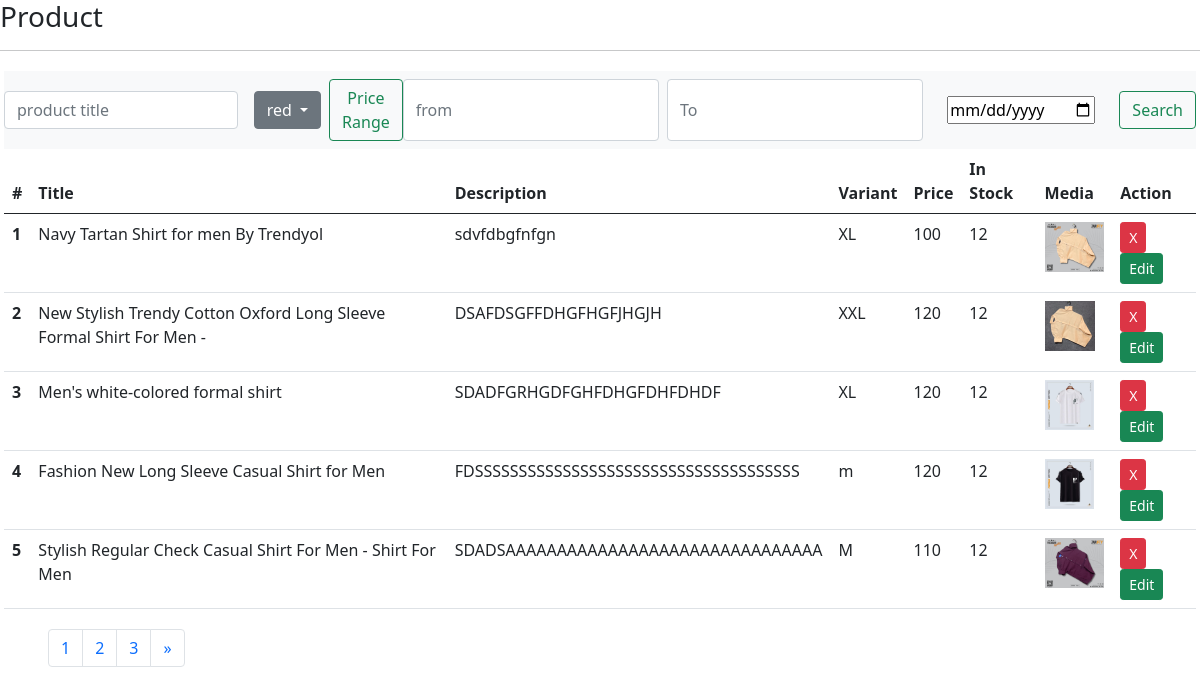
Page /productlist/ on the committed database.
### ovi/models.py (models this page shows, shortened)
class Product(models.Model):
    name = models.CharField(max_length=255)
    sku = models.IntegerField()
    description = models.TextField(max_length=255)
    photo = models.ImageField(upload_to="image")
    size = models.CharField(max_length=1  )
    price = models.IntegerField()
    stock = models.IntegerField()
    created_at = models.DateTimeField(auto_now_add=True)
    class Meta:
        ordering = ('-created_at', )

### ovi/views.py (the view)
def productlist(request):
    data = Product.objects.all()
    if request.GET.get('search'):
        data = data.filter(
            name__icontains=request.GET.get('search')
        )
    Paginat = Paginator(data , 5 )
    page_number = request.GET.get('page')
    datafinal = Paginat.get_page(page_number)
    totolpage = datafinal.paginator.num_pages
    context = {
        'data':datafinal,
        'lastpage':totolpage,
        'totalpagelist':[n+1 for n in range(totolpage)],
    }
    return render(request, "productlist.html",context)

### ovi/templates/productlist.html (shortened to what this page needs)
<!doctype html>
<html lang="en">
  <head>
    <link href="https://cdn.jsdelivr.net/npm/bootstrap@5.0.2/dist/css/bootstrap.min.css" rel="stylesheet">
  </head>
  <body>
    <h3>Product</h3>
    <hr>
    <div class=" mx-auto p-1">
    <div class="d-flex">
        <nav class="navbar navbar-expand-lg navbar-light bg-light ">
            <form class="d-flex">
                <input class="form-control me-2" name= "search" type="search"  placeholder="product title" aria-label="Search">
                <div class="dropdown mx-2">
                    <button class="btn btn-secondary dropdown-toggle" type="button" id="dropdownMenuButton1" data-bs-toggle="dropdown" aria-expanded="true">
                      red
                    </button>
                  </div>
              </form>
              <form class="d-flex">
                <button class="btn btn-outline-success" name="price" type="submit">Price Range</button>
                <input class="form-control me-2" name="price" type="search" placeholder="from" aria-label="Search">
                <input class="form-control" name="price" type="search" placeholder="To" aria-label="Search">
              </form>
              <input class="mx-4" name="created_at" type="date" >
               <button class="btn btn-outline-success" type="submit">Search</button>
        </nav>
    </div>
    <table class="table">
        <thead>
          <tr>
            <th scope="col">#</th>
            <th scope="col">Title</th>
            <th scope="col">Description</th>
            <th scope="col">Variant</th>
            <th scope="col">Price</th>
            <th scope="col">In Stock</th>
            <th scope="col">Media</th>
            <th scope="col">Action</th>
          </tr>
        </thead>
        <tbody>
            {% for data in data %}
          <tr>
            <th scope="row">{{ forloop.counter }}</th>
            <td>{{ data.name }}</td>
            <td>{{ data.description }}</td>
            <td>{{ data.size }}</td>
            <td>{{ data.price }}</td>
            <td>{{ data.stock }}</td>
            <td><img src="/media/{{ data.photo }}"style ="height :50px "></td>
            <td><a class="btn btn-danger btn-sm" href="/delete-product/{{data.id}}">X</a>
                <a class="btn btn-success btn-sm" href="/Update_product/{{data.id}}">Edit</a></td>
          </tr>
           {% endfor %}
        </tbody>
    </table>
    </div>
    <nav aria-label="Page navigation example mx-5">
        <ul class="pagination mx-5">
          {% for n in totalpagelist %}
          <li class="page-item"><a class="page-link" href="/productlist/?page={{n}}">{{n}}</a></li>
          {% endfor %}
          {%  if data.has_next %}
          <li class="page-item">
            <a class="page-link" href="/productlist/?page={{data.next_page_number}}" aria-label="Next">
              <span aria-hidden="true">&raquo;</span>
            </a>
          </li>
          {% endif %}
        </ul>
      </nav>
  </body>
</html>

### rows in the picture
Product: name "Navy Tartan Shirt for men By Trendyol", description "sdvfdbgfnfgn", size "XL", price "100", stock "12", photo (picture)
Product: name "New Stylish Trendy Cotton Oxford Long Sleeve Formal Shirt For Men -", description "DSAFDSGFFDHGFHGFJHGJH", size "XXL", price "120", stock "12", photo (picture)
Product: name "Men's white-colored formal shirt", description "SDADFGRHGDFGHFDHGFDHFDHDF", size "XL", price "120", stock "12", photo (picture)
Product: name "Fashion New Long Sleeve Casual Shirt for Men", description "FDSSSSSSSSSSSSSSSSSSSSSSSSSSSSSSSSSSSSS", size "m", price "120", stock "12", photo (picture)
Product: name "Stylish Regular Check Casual Shirt For Men - Shirt For Men", description "SDADSAAAAAAAAAAAAAAAAAAAAAAAAAAAAAAA", size "M", price "110", stock "12", photo (picture)

### other values in the picture
{{ n }} "1" "2" "3"
